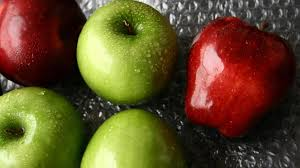
#> input picture images/apple.jpeg, 300 x 168 px
$ python color.py
#> lines starting #> are read from the running program, lines starting #| are printed output that depends on the picture
import cv2 as cv

img=cv.imread("../../images/apple.jpeg")
#> img is the input picture: shape (168, 300, 3); mean B, G, R 40.7, 77.5, 97.1
cv.imshow("Original",img)
gray=cv.cvtColor(img,cv.COLOR_BGR2GRAY)
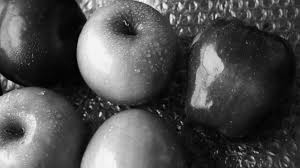
#> gray: shape (168, 300); min 0, max 254, mean 79.2
cv.imshow("color gray",gray)

# bordered gray
bordered_gray=cv.copyMakeBorder(gray,20,20,20,20,cv.BORDER_CONSTANT,value=[255,0,0])
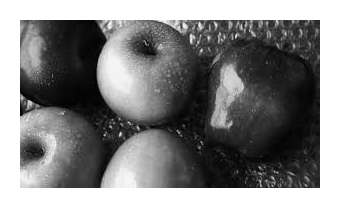
#> bordered_gray: shape (208, 340); min 0, max 255, mean 129.7
cv.imshow("bordered_gray",bordered_gray)
#remark: the border appears but not the color


cv.waitKey(0)

$ run again, with images/cat.jpeg copied over images/apple.jpeg
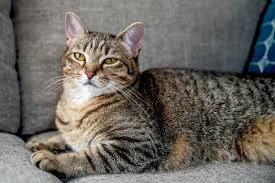
#> input picture images/cat.jpeg, 275 x 183 px
#> img is the input picture: shape (183, 275, 3); mean B, G, R 96.7, 102.8, 106.7
#> `gray=cv.cvtColor(img,cv.COLOR_BGR2GRAY)`:
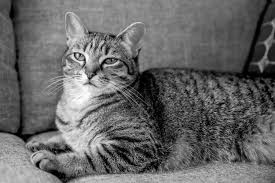
#> gray: shape (183, 275); min 0, max 255, mean 103.3
#> `bordered_gray=cv.copyMakeBorder(gray,20,20,20,20,cv.BORDER_CONSTANT,va..`:
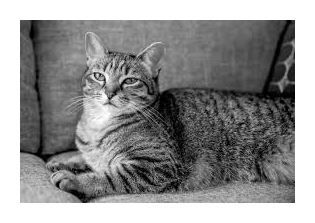
#> bordered_gray: shape (223, 315); min 0, max 255, mean 146.3
